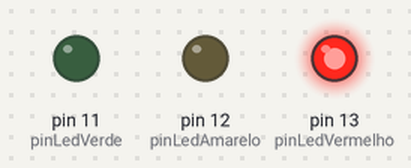
Recording of a sketch running on a simulated Arduino Uno, built with avr-gcc and run on an emulated ATmega328P. Parts: output pins drawn as LEDs (lit = HIGH).

Above: at 2.5 s.
At 6.5 s:
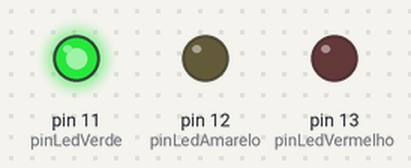
At 9.0 s:
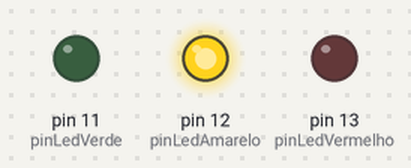
Timing chart, 0 to 13.0 s (numbered marks = the images above):
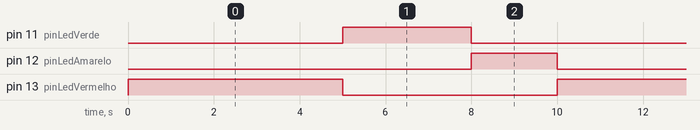

The sketch:

aula_33_semaforo_sem_delay1.ino
```cpp
/* Maria Eduarda Silva
10/03/2025
ATIVIDADE: Semaforo sem delay
*/

#define pinLedVermelho 13
#define pinLedAmarelo 12
#define pinLedVerde 11

#define tempoVermelho 5000;
#define tempoAmarelo 2000;
#define tempoVerde 3000;

unsigned long tempoInicial = 0;
char faseSemaforo =0;


void setup()

{
 pinMode(pinLedVermelho,OUTPUT);
 pinMode(pinLedAmarelo, OUTPUT);
 pinMode(pinLedVerde,OUTPUT);
}

void loop()
{
  unsigned long tempoAtual = millis();

  if (faseSemaforo==0)
  {
    digitalWrite(pinLedVermelho, HIGH);
    digitalWrite(pinLedAmarelo,LOW);
    digitalWrite(pinLedVerde,LOW);

    if(tempoAtual - tempoInicial  >= 5000)
    {
      faseSemaforo = 1;
      tempoInicial =tempoAtual;
  	}
  }
else if (faseSemaforo ==1)
{
digitalWrite(pinLedVermelho,LOW);
digitalWrite(pinLedAmarelo, LOW);
digitalWrite(pinLedVerde,HIGH);
if(tempoAtual - tempoInicial >= 3000)
 {
faseSemaforo=2;
tempoInicial= tempoAtual;
}

}
 else if (faseSemaforo ==2)
 {
  digitalWrite(pinLedVermelho,LOW);
  digitalWrite(pinLedAmarelo,HIGH);
  digitalWrite(pinLedVerde,LOW);
   if(tempoAtual-tempoInicial >= 2000)
   {
     faseSemaforo= 0;
     tempoInicial = tempoAtual;

   }
 }
}
```

Measured:
- by itself, pin 11 (pinLedVerde): alternates HIGH for 3.0 s and LOW for 7.0 s
- by itself, pin 12 (pinLedAmarelo): alternates HIGH for 2.0 s and LOW for 8.0 s
- by itself, pin 13 (pinLedVermelho): alternates HIGH for 5.0 s and LOW for 5.0 s
